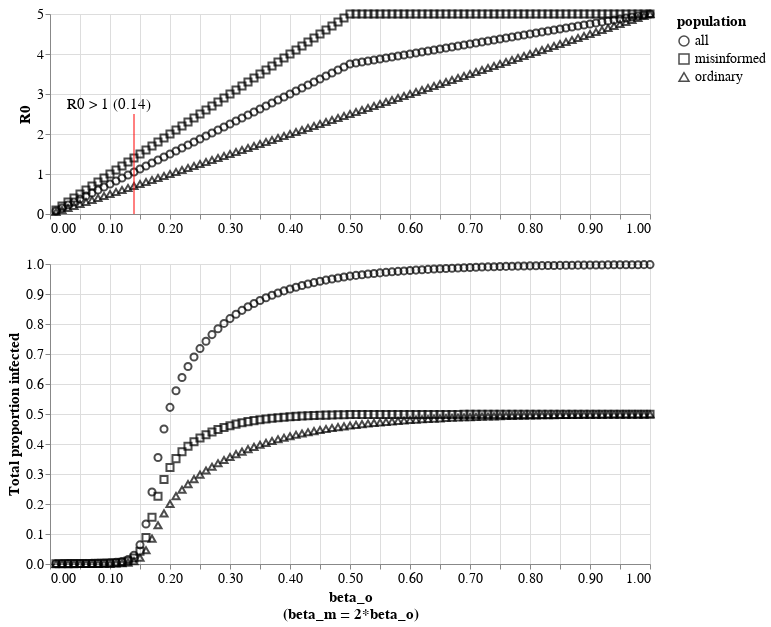

The notebook cell this image was saved under:
### Code cell
beta_fig = alt.Chart(melted_totals).mark_point(color='black', size=50).encode(
    x = alt.X(
        "beta:Q",
        axis = alt.Axis(
            title = ['beta_o', '(beta_m = 2*beta_o)'],
        ),
#         scale = alt.Scale(range=(0,1))
    ),
    y = alt.Y("value:Q", title='Total proportion infected'),
    shape = alt.Shape("variable:N", title='population')
).properties(width=600)


both = alt.vconcat(r0_fig, beta_fig)

both.configure_axis(
    titleFontSize=15,
    labelFontSize=14,
    labelAngle=0
).configure_legend(
    titleFontSize=15,
    labelFontSize=14,
)

### Figure 1 — Vega-Lite specification as saved in the notebook (floating-point values rounded to 4 significant figures; data arrays with more than 128 entries replaced by an {"elided": "..."} marker saying what was removed)
{"config": {"view": {"continuousWidth": 400, "continuousHeight": 300}, "axis": {"labelAngle": 0, "labelFontSize": 14, "titleFontSize": 15}, "legend": {"labelFontSize": 14, "titleFontSize": 15}}, "vconcat": [{"layer": [{"data": {"name": "data-183fe0db47bf5c092d7906db0a481f70"}, "mark": {"type": "point", "color": "black", "size": 50}, "encoding": {"shape": {"type": "nominal", "field": "variable"}, "x": {"type": "quantitative", "field": "beta", "title": null}, "y": {"type": "quantitative", "field": "value", "title": "R0"}}, "height": 200, "width": 600}, {"data": {"name": "data-b2523e30cbde1ccb60ddbbcad4209db0"}, "mark": {"type": "rule", "color": "red"}, "encoding": {"x": {"type": "quantitative", "field": "x"}, "y": {"type": "quantitative", "field": "y1"}, "y2": {"field": "y2"}}}, {"data": {"name": "data-b2523e30cbde1ccb60ddbbcad4209db0"}, "mark": {"type": "text", "dx": -25, "dy": -10, "fontSize": 15}, "encoding": {"text": {"type": "nominal", "field": "text"}, "x": {"type": "quantitative", "field": "x"}, "y": {"type": "quantitative", "field": "y2"}}}]}, {"data": {"name": "data-9b385876279b720d344867f0cd6895c3"}, "mark": {"type": "point", "color": "black", "size": 50}, "encoding": {"shape": {"type": "nominal", "field": "variable", "title": "population"}, "x": {"type": "quantitative", "axis": {"title": ["beta_o", "(beta_m = 2*beta_o)"]}, "field": "beta"}, "y": {"type": "quantitative", "field": "value", "title": "Total proportion infected"}}, "width": 600}], "$schema": "https://vega.github.io/schema/vega-lite/v4.8.1.json", "datasets": {"data-183fe0db47bf5c092d7906db0a481f70": {"elided": "300 records"}, "data-b2523e30cbde1ccb60ddbbcad4209db0": [{"x": 0.14, "y1": 0, "y2": 2.5, "text": "R0 > 1 (0.14)"}], "data-9b385876279b720d344867f0cd6895c3": {"elided": "300 records"}}}
